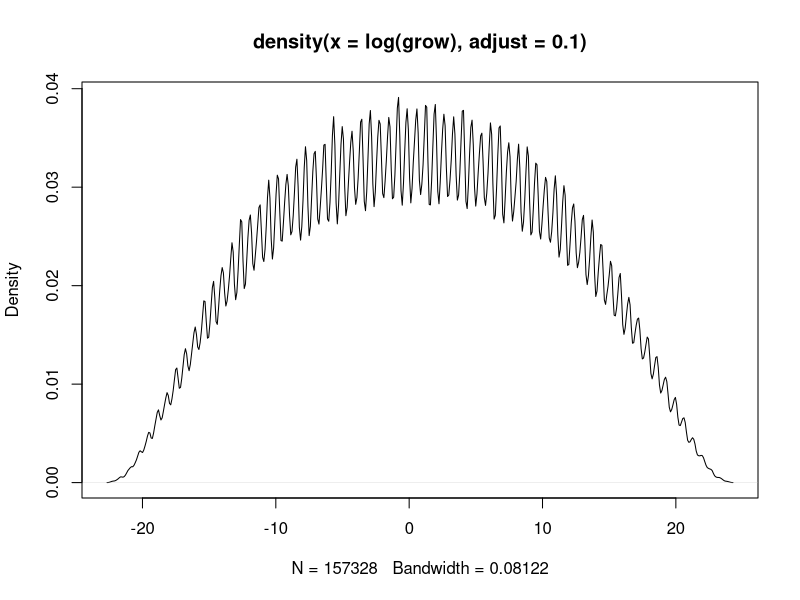
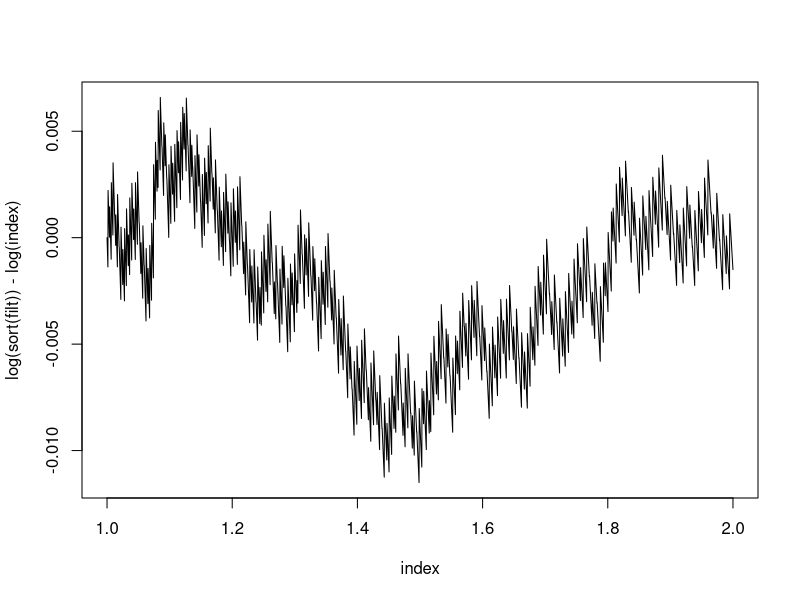

Source code (R) for these figures, in order:
# constants

(phi <- (1 + sqrt(5)) / 2)
(e <- exp(1))
pi

# combinations

e / phi

# wiggler

ssd <- function(a, b) {
    sum((a - b)^2)
}

optimize(function(i) {
    d0 <- ssd(i, phi)
    d1 <- ssd(i * i, e)
    d0 + d1
}, c(1, 4))

optimize(function(i) {
    d0 <- ssd(i, phi)
    d1 <- ssd(i * i, e)
    d0 + d1
}, c(1, 4))

# relations

vec <- c(0.318310,
         0.367879,
         0.515036,
         0.562500,
         0.595241,
         0.618034,
         0.750000,
         0.865256,
         1.155727,
         1.333333,
         1.618034,
         1.679991,
         1.777778,
         1.941611,
         2.718282,
         3.141593)

vec <- c(phi, e, pi)

grow <- vec
for (i in 1:20) {
    # grow <- c(2 * grow, grow, grow / 2)
    grow <- c(grow,
              phi * grow, grow / phi,
              e * grow, grow / e,
              pi * grow, grow / pi)
    grow <- unique(grow)
}

filt <- grow[1 <= grow & grow < 2]
index <- seq(1, 2, length.out = length(filt))
plot(density(log(grow), adjust = 0.1))
plot(index, log(sort(filt)) - log(index), type = "l")
